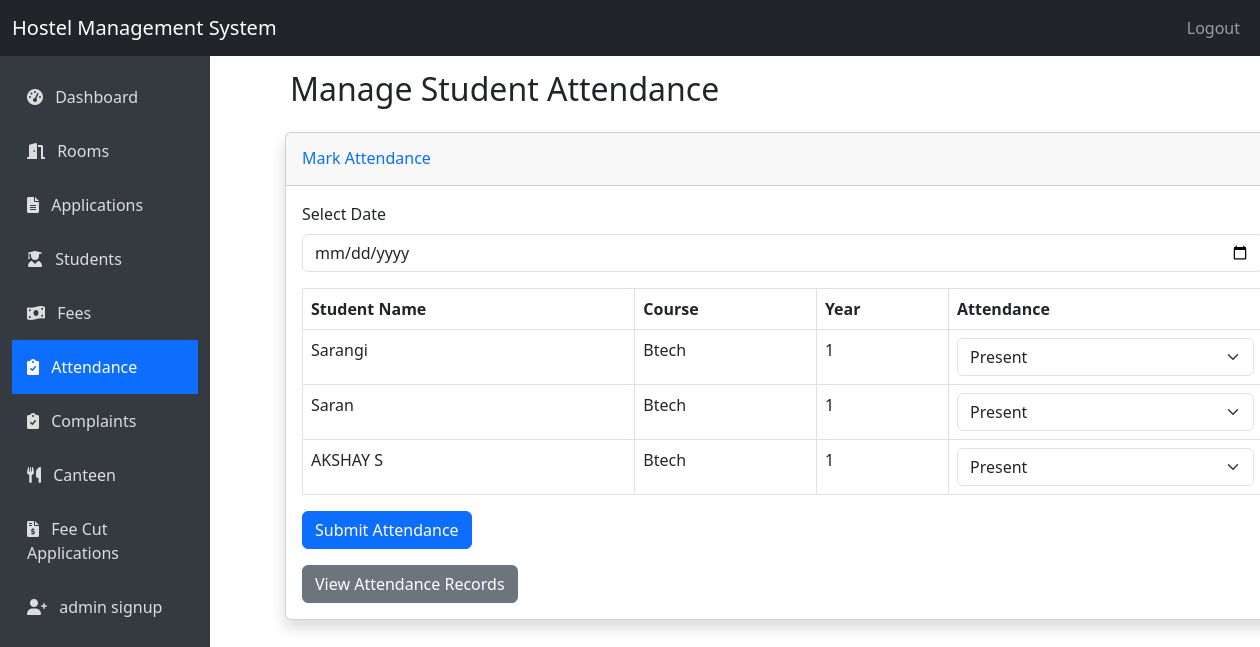
Page /admin/attendance (signed in) on the committed database.
### hostel1.11-main/hostel1.0/app.py (models this page shows)
class Student(db.Model):
    id = db.Column(db.Integer, primary_key=True)
    user_id = db.Column(db.Integer, db.ForeignKey('user.id'), nullable=False)
    name = db.Column(db.String(100), nullable=False)
    email = db.Column(db.String(100), unique=True, nullable=False)
    phone = db.Column(db.String(15), nullable=False)
    address = db.Column(db.String(200), nullable=False)
    course = db.Column(db.String(50), nullable=False)
    district = db.Column(db.String(75), nullable=False)
    year = db.Column(db.Integer, nullable=False)
    annual_income = db.Column(db.Integer, nullable=False)
    gender = db.Column(db.String(10), nullable=False)  # 'male' or 'female'
    room_id = db.Column(db.Integer, db.ForeignKey('room.id'), nullable=True)

### hostel1.11-main/hostel1.0/app.py (the view)
@app.route('/admin/attendance')
def admin_attendance():
    if 'user_id' not in session or session['role'] != 'admin':
        return redirect(url_for('login'))
    students = Student.query.all()
    return render_template('admin/attendance.html', students=students)

### hostel1.11-main/hostel1.0/templates/admin/attendance.html (shortened to what this page needs)
{% extends "layout.html" %}
{% block content %}
<h2 class="mb-4">Manage Student Attendance</h2>
<div class="card shadow mb-4">
    <div class="card-header py-3">
        <h6 class="m-0 font-weight-bold text-primary">Mark Attendance</h6>
    </div>
    <div class="card-body">
        <form method="POST" action="{{ url_for('mark_attendance') }}">
            <div class="mb-3">
                <label for="date" class="form-label">Select Date</label>
                <input type="date" class="form-control" id="date" name="date" required>
            </div>
            <div class="table-responsive">
                <table class="table table-bordered">
                    <thead>
                        <tr>
                            <th>Student Name</th>
                            <th>Course</th>
                            <th>Year</th>
                            <th>Attendance</th>
                        </tr>
                    </thead>
                    <tbody>
                        {% for student in students %}
                        <tr>
                            <td>{{ student.name }}</td>
                            <td>{{ student.course }}</td>
                            <td>{{ student.year }}</td>
                            <td>
                                <select name="student_{{ student.id }}" class="form-select">
                                    <option value="present">Present</option>
                                </select>
                            </td>
                        </tr>
                        {% endfor %}
                    </tbody>
                </table>
            </div>
            <button type="submit" class="btn btn-primary">Submit Attendance</button>
        </form>
        <a href="{{ url_for('admin_attendances') }}" class="btn btn-secondary mt-3">View Attendance Records</a>
    </div>
</div>
{% endblock %}

### hostel1.11-main/hostel1.0/templates/admin/attendance.html (style rules this page uses)
.card { margin-left: 15px; }
h2.mb-4 { padding-left: 20px; }

### rows in the picture
Student: name "Sarangi", course "Btech", year "1", id "Present"
Student: name "Saran", course "Btech", year "1", id "Present"
Student: name "AKSHAY S", course "Btech", year "1", id "Present"
